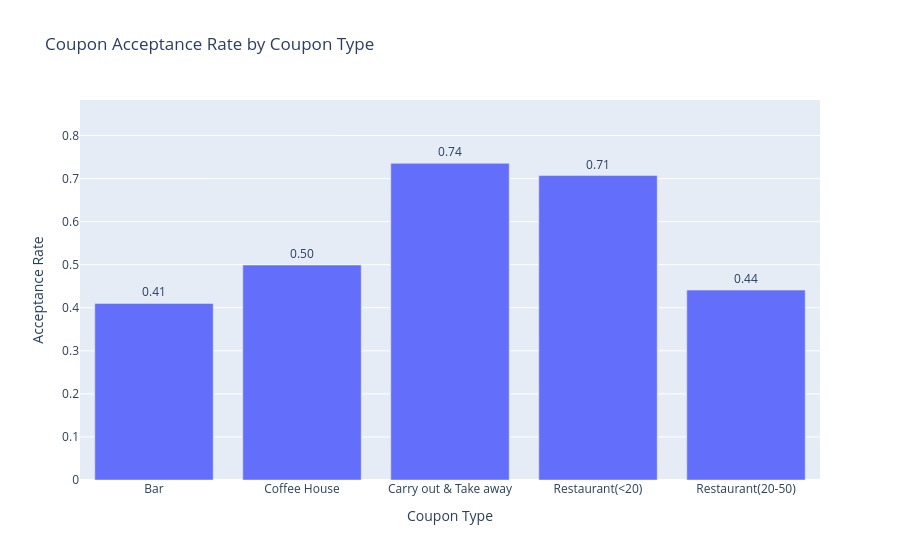

This figure's notebook cell:
### Markdown cell above
## General Coupon Acceptance Analysis

### Code cell
coupon_acceptance = data.groupby('coupon', observed=True)['Y'].mean().reset_index()
fig = px.bar(
    coupon_acceptance,
    x='coupon',
    y='Y',
    text='Y',
    title='Coupon Acceptance Rate by Coupon Type',
    labels={
        'coupon': 'Coupon Type',
        'Y': 'Acceptance Rate'
    }
)
fig.update_traces(texttemplate='%{text:.2f}', textposition='outside')
fig.update_yaxes(range=[0, coupon_acceptance['Y'].max() * 1.2])
fig.show()

### Figure 1 — Plotly figure (JSON) as saved in the notebook; plotly's stock layout.template omitted (floating-point values rounded to 4 significant figures)
{"data": [{"hovertemplate": "Coupon Type=%{x}<br>Acceptance Rate=%{text}<extra></extra>", "legendgroup": "", "marker": {"color": "#636efa", "pattern": {"shape": ""}}, "name": "", "orientation": "v", "showlegend": false, "text": [0.41, 0.4992, 0.7355, 0.7071, 0.441], "textposition": "outside", "texttemplate": "%{text:.2f}", "type": "bar", "x": ["Bar", "Coffee House", "Carry out & Take away", "Restaurant(<20)", "Restaurant(20-50)"], "xaxis": "x", "y": [0.41, 0.4992, 0.7355, 0.7071, 0.441], "yaxis": "y"}], "layout": {"barmode": "relative", "legend": {"tracegroupgap": 0}, "title": {"text": "Coupon Acceptance Rate by Coupon Type"}, "xaxis": {"anchor": "y", "domain": [0, 1], "title": {"text": "Coupon Type"}}, "yaxis": {"anchor": "x", "domain": [0, 1], "range": [0, 0.8826], "title": {"text": "Acceptance Rate"}}}}
